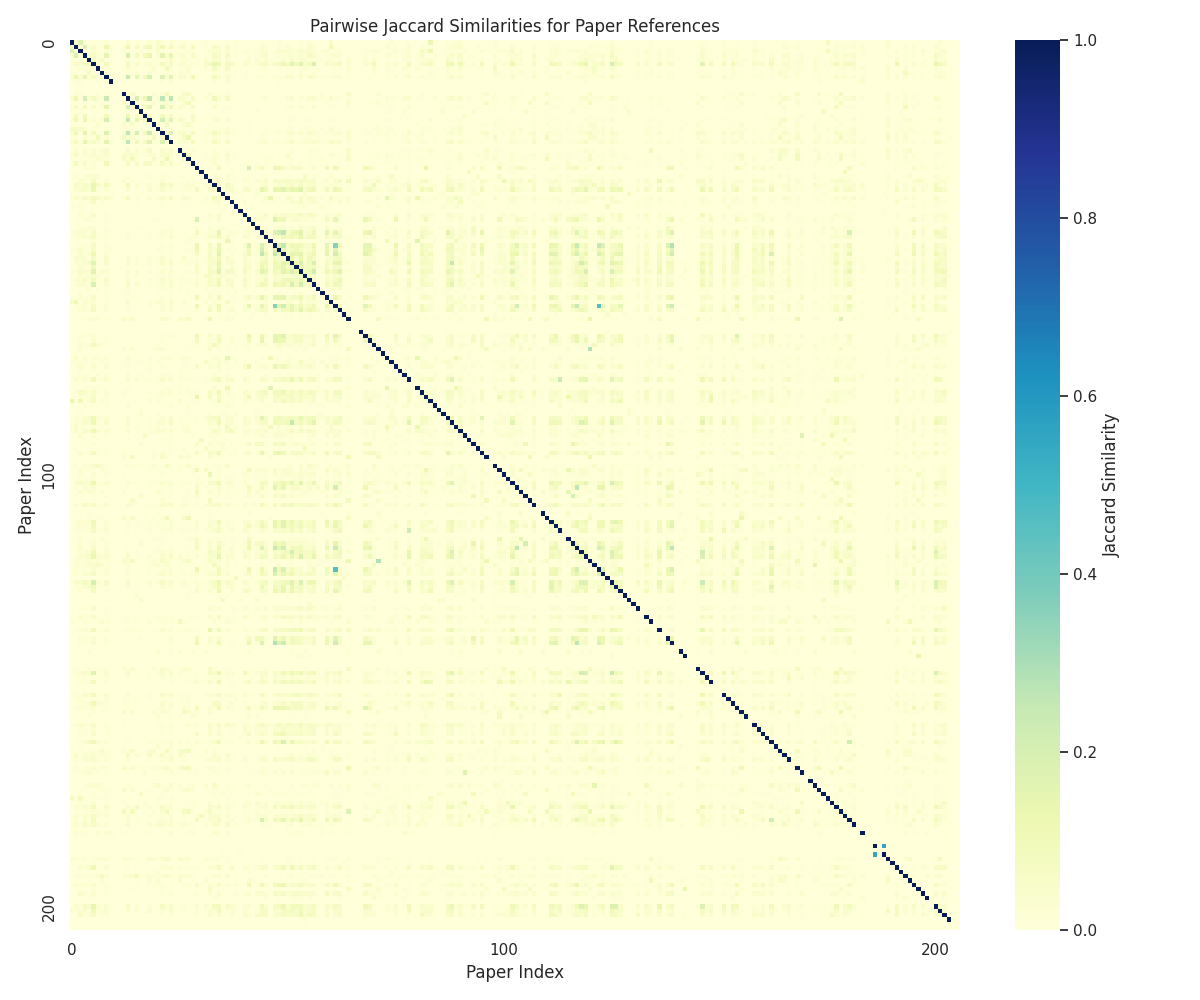

Python code for this plot:
import numpy as np
import seaborn as sns
import matplotlib.pyplot as plt
import pickle
import numpy as np

# Function to load data from a pickle file
def load_data_from_pickle(filename):
    with open(filename, 'rb') as f:
        data = pickle.load(f)
    return data

def jaccard_similarity(set1, set2):
    """Compute the Jaccard Similarity between two sets."""
    intersection = len(set1.intersection(set2))
    union = len(set1.union(set2))
    if union == 0:
        return 0  # Avoid division by zero
    return intersection / union

# Load data from the pickle file
filename = "/home/daniel/git/iclr2024/saved_data/semantic_data_2023-09-15_18-25-14_210_files.pkl"  
data_from_pickle = load_data_from_pickle(filename)

# Extracting master_list and papers_list from the loaded data
master_list_data = data_from_pickle['master_list']
papers_list_data = data_from_pickle['papers_list']

# Extracting reference sets for each paperID in papers_list
paper_references = {paper['paperID']: set(paper['references']) for paper in papers_list_data}

# Assuming you have the paper_references dictionary loaded
all_paper_ids = list(paper_references.keys())
jaccard_matrix = np.zeros((len(all_paper_ids), len(all_paper_ids)))

for i, paper_id1 in enumerate(all_paper_ids):
    for j, paper_id2 in enumerate(all_paper_ids):
        if i <= j:  # To avoid repeated calculations
            similarity = jaccard_similarity(paper_references[paper_id1], paper_references[paper_id2])
            jaccard_matrix[i, j] = similarity
            jaccard_matrix[j, i] = similarity  # Due to symmetry

# Plotting the heatmap
sns.set(rc={"axes.facecolor":"white", "axes.grid":False})

plt.figure(figsize=(12, 10))
ax = sns.heatmap(jaccard_matrix, cmap="YlGnBu", xticklabels=100, yticklabels=100, cbar_kws={'label': 'Jaccard Similarity'})
ax.set_title('Pairwise Jaccard Similarities for Paper References')
ax.set_xlabel('Paper Index')
ax.set_ylabel('Paper Index')
plt.tight_layout()
plt.savefig("jaccard_similarity_heatmap.png")
plt.show()

# Adjusting the mapping creation for paperID to index based on the order in master_list_data
paper_id_to_index = {entry['paperID']: idx for idx, entry in enumerate(master_list_data)}

# Extracting the top 20 most similar paper pairs again
jaccard_indices = np.triu_indices_from(jaccard_matrix, k=1)  # Upper triangular indices without diagonal
jaccard_values = jaccard_matrix[jaccard_indices]
sorted_indices = np.argsort(jaccard_values)[::-1][:20]  # Indices for the top 20 values

top_20_paper_pairs = [(all_paper_ids[i], all_paper_ids[j], jaccard_values[idx]) for idx, (i, j) in enumerate(zip(*jaccard_indices)) if idx in sorted_indices]

# Replacing the paperIDs in top_20_paper_pairs with their corresponding indices
top_20_index_pairs = [(paper_id_to_index[paper_id1], paper_id_to_index[paper_id2], similarity) for paper_id1, paper_id2, similarity in top_20_paper_pairs]

# Sorting the pairs by descending order of Jaccard Similarity
top_20_index_pairs_sorted = sorted(top_20_index_pairs, key=lambda x: x[2], reverse=True)

# Generating the LaTeX table for the top 20 most similar paper pairs using indices
latex_table_indexed_1 = "\\begin{table}[h]\n\\centering\n\\begin{tabular}{|c|c|c|c|}\n\\hline\n"
latex_table_indexed_1 += "Index & Paper Index 1 & Paper Index 2 & Jaccard Similarity \\\\\n\\hline\n"
for idx, (index1, index2, similarity) in enumerate(top_20_index_pairs_sorted, start=1):
    latex_table_indexed_1 += f"{idx} & {index1} & {index2} & {similarity:.4f} \\\\\n"
latex_table_indexed_1 += "\\hline\n\\end{tabular}\n\\caption{Top 20 most similar papers based on Jaccard Similarity (using indices)}\n\\end{table}"

latex_table_indexed_1

# save table to file
with open("jaccard_similarity_table_indexed_1.txt", "w") as file:
    file.write(latex_table_indexed_1)

# Extracting the unique indices from the top 20 most similar paper pairs
unique_indices = list(set([index for pair in top_20_index_pairs_sorted for index in pair[:2]]))

# Extracting the titles for the unique indices
index_title_map = {index: master_list_data[index]['title'] for index in unique_indices}

# Generating the LaTeX table for the unique indices and their titles
latex_table_indexed_2 = "\\begin{table}[h]\n\\centering\n\\begin{tabular}{|c|c|l|}\n\\hline\n"
latex_table_indexed_2 += "Index & Paper Index & Title \\\\\n\\hline\n"
for idx, (index, title) in enumerate(sorted(index_title_map.items(), key=lambda x: x[1]), start=1):
    # Shortening long titles for presentation
    short_title = (title[:60] + '...') if len(title) > 60 else title
    latex_table_indexed_2 += f"{idx} & {index} & {short_title} \\\\\n"
latex_table_indexed_2 += "\\hline\n\\end{tabular}\n\\caption{Titles for papers in the top 20 similarity list (using indices)}\n\\end{table}"

latex_table_indexed_2

# save table to file
with open("jaccard_similarity_table_indexed_2.txt", "w") as file:
    file.write(latex_table_indexed_2)
